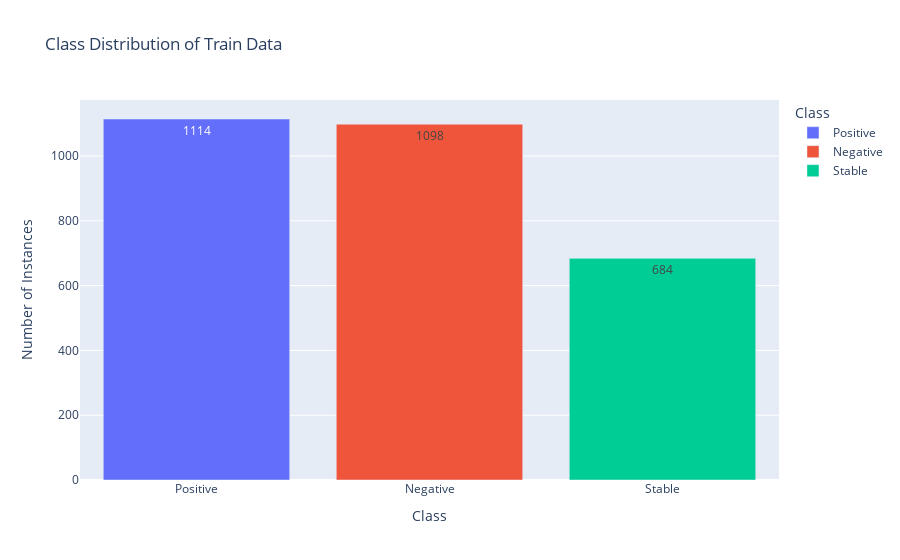

The code cell stored with this chart in its notebook:
### Code cell
# Get the value counts for the classes
value_counts = y_train.value_counts()

# Create a DataFrame for Plotly
value_counts_df = pd.DataFrame({'Class': value_counts.index, 'Count': value_counts.values})

# Create the bar chart using Plotly
fig = px.bar(value_counts_df, 
             x='Class', 
             y='Count', 
             title='Class Distribution of Train Data', 
             labels={'Class': 'Class', 'Count': 'Number of Instances'}, 
             color='Class',
             text='Count')

fig.show()

### Figure 1 — Plotly figure (JSON) as saved in the notebook; plotly's stock layout.template omitted (floating-point values rounded to 4 significant figures)
{"data": [{"alignmentgroup": "True", "hovertemplate": "Class=%{x}<br>Number of Instances=%{text}<extra></extra>", "legendgroup": "Positive", "marker": {"color": "#636efa", "pattern": {"shape": ""}}, "name": "Positive", "offsetgroup": "Positive", "orientation": "v", "showlegend": true, "text": [1114], "textposition": "auto", "type": "bar", "x": ["Positive"], "xaxis": "x", "y": [1114], "yaxis": "y"}, {"alignmentgroup": "True", "hovertemplate": "Class=%{x}<br>Number of Instances=%{text}<extra></extra>", "legendgroup": "Negative", "marker": {"color": "#EF553B", "pattern": {"shape": ""}}, "name": "Negative", "offsetgroup": "Negative", "orientation": "v", "showlegend": true, "text": [1098], "textposition": "auto", "type": "bar", "x": ["Negative"], "xaxis": "x", "y": [1098], "yaxis": "y"}, {"alignmentgroup": "True", "hovertemplate": "Class=%{x}<br>Number of Instances=%{text}<extra></extra>", "legendgroup": "Stable", "marker": {"color": "#00cc96", "pattern": {"shape": ""}}, "name": "Stable", "offsetgroup": "Stable", "orientation": "v", "showlegend": true, "text": [684], "textposition": "auto", "type": "bar", "x": ["Stable"], "xaxis": "x", "y": [684], "yaxis": "y"}], "layout": {"barmode": "relative", "legend": {"title": {"text": "Class"}, "tracegroupgap": 0}, "title": {"text": "Class Distribution of Train Data"}, "xaxis": {"anchor": "y", "categoryarray": ["Positive", "Negative", "Stable"], "categoryorder": "array", "domain": [0, 1], "title": {"text": "Class"}}, "yaxis": {"anchor": "x", "domain": [0, 1], "title": {"text": "Number of Instances"}}}}
